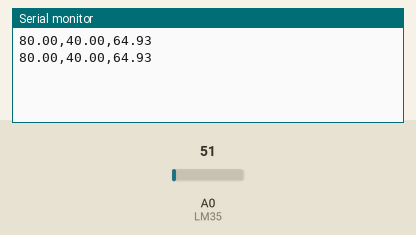
Simulated run of this sketch. Board: Arduino Uno, built with avr-gcc and run on an emulated ATmega328P. Parts: the last lines printed to the serial monitor. The inputs (shaded band) are chosen by the test bench; at power-on: A0 (LM35) = 51.

Above: at 2.8 s.
2.9 s: A0 (LM35) set to 61
At 4.6 s:
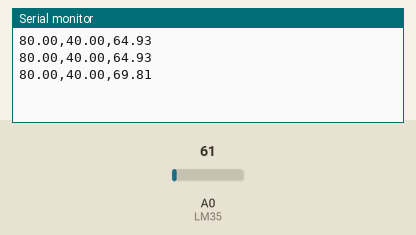
5.6 s: A0 (LM35) set to 71
At 7.3 s:
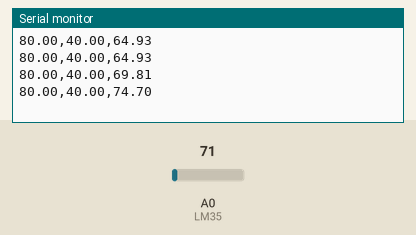
Timing chart, 0 to 8.8 s (numbered marks = the images above; inputs shaded):
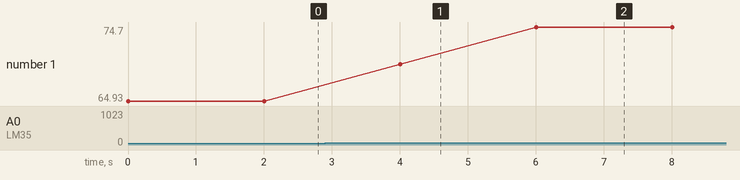

The sketch:

C_digo.ino
```cpp
//Sensor de temperatura usando o LM35

const int LM35 = A0; // Define o pino que lera a saída do LM35
float temperatura; // Variável que armazenará a temperatura medida
float temperaturaMAX = 80;
float temperaturaMIN = 40;

//Função que será executada uma vez quando ligar ou resetar o Arduino
void setup() {
Serial.begin(9600); // inicializa a comunicação serial
}

//Função que será executada continuamente
void loop() {
temperatura = (float(analogRead(LM35))*5/(1023))/0.01; //Cálculo da tensão e o limite de trabalho do sensor; 11bits
//Serial.print("Temperatura: ");
Serial.print(temperaturaMAX);
Serial.print(',');
Serial.print(temperaturaMIN);
Serial.print(',');
Serial.println(temperatura + 40);
delay(2000);
}
```

Measured:
- after the input at 2.9 s, the serial monitor: prints a new line after 1.1 s (image 1)
- after the input at 5.6 s, the serial monitor: prints a new line after 0.40 s (image 2)
- plotted number 1: 64.93 → 69.81 after the input at 2.9 s, 69.81 → 74.7 after the input at 5.6 s
